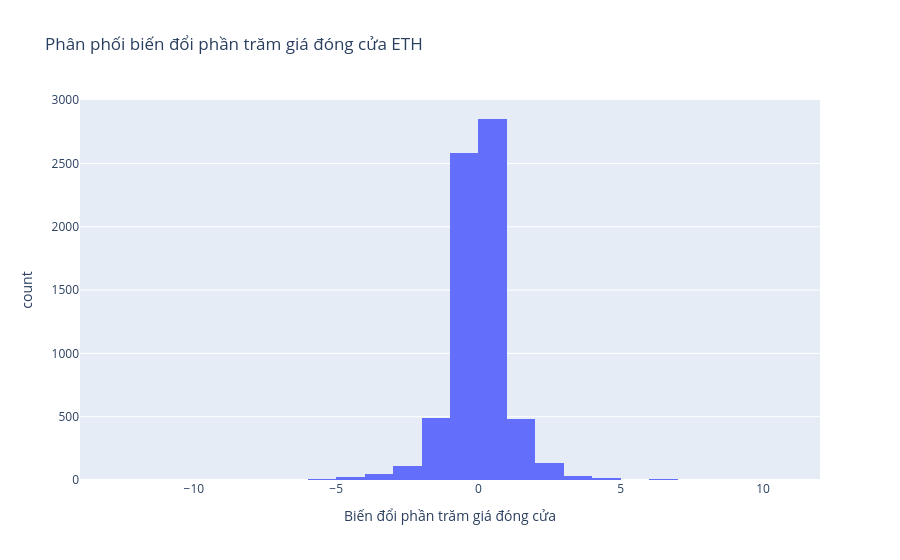

Source (notebook cell):
### Code cell
#2 Biểu đồ phân phối biến đổi phần trăm giá đóng cửa
fig2 = px.histogram(df, x='price_change_pct', nbins=50, 
                    labels={'price_change_pct':'Biến đổi phần trăm giá đóng cửa'},
                    title='Phân phối biến đổi phần trăm giá đóng cửa ETH')
fig2.show()

### Figure 1 — Plotly figure (JSON) as saved in the notebook; plotly's stock layout.template omitted (floating-point values rounded to 4 significant figures; data arrays with more than 128 entries replaced by an {"elided": "..."} marker saying what was removed)
{"data": [{"bingroup": "x", "hovertemplate": "Biến đổi phần trăm giá đóng cửa=%{x}<br>count=%{y}<extra></extra>", "legendgroup": "", "marker": {"color": "#636efa", "pattern": {"shape": ""}}, "name": "", "nbinsx": 50, "orientation": "v", "showlegend": false, "type": "histogram", "x": {"elided": "6778 float values"}, "xaxis": "x", "yaxis": "y"}], "layout": {"barmode": "relative", "legend": {"tracegroupgap": 0}, "title": {"text": "Phân phối biến đổi phần trăm giá đóng cửa ETH"}, "xaxis": {"anchor": "y", "domain": [0, 1], "title": {"text": "Biến đổi phần trăm giá đóng cửa"}}, "yaxis": {"anchor": "x", "domain": [0, 1], "title": {"text": "count"}}}}
